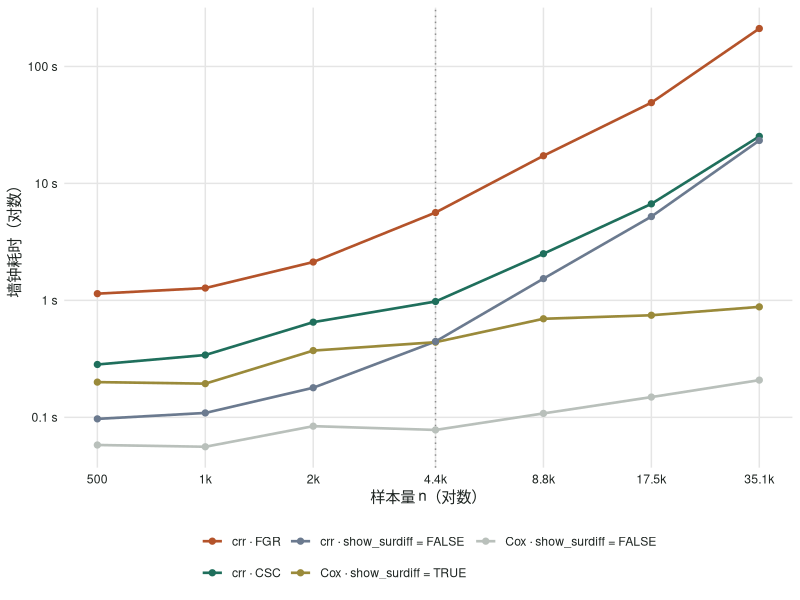
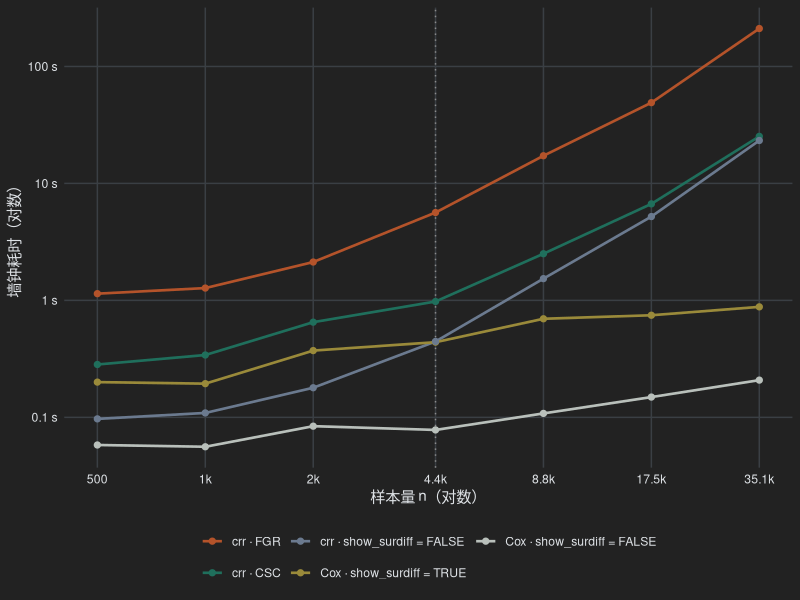
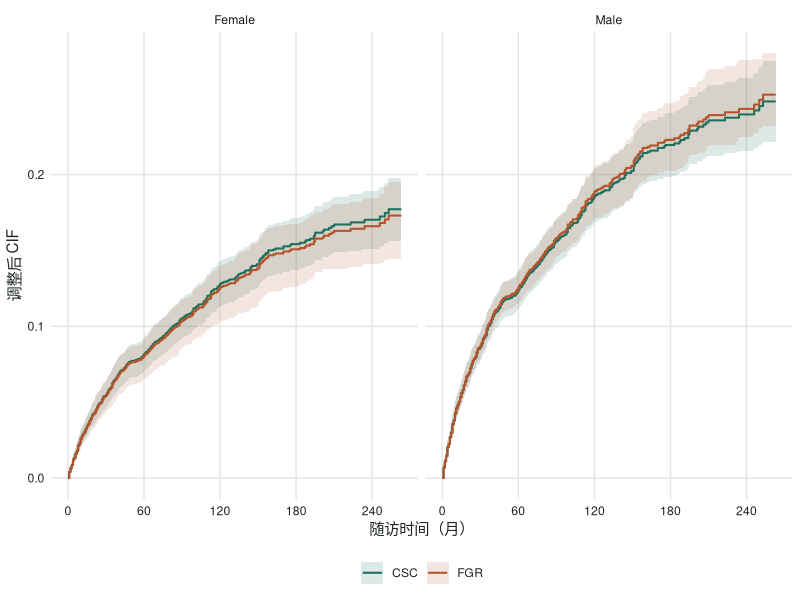
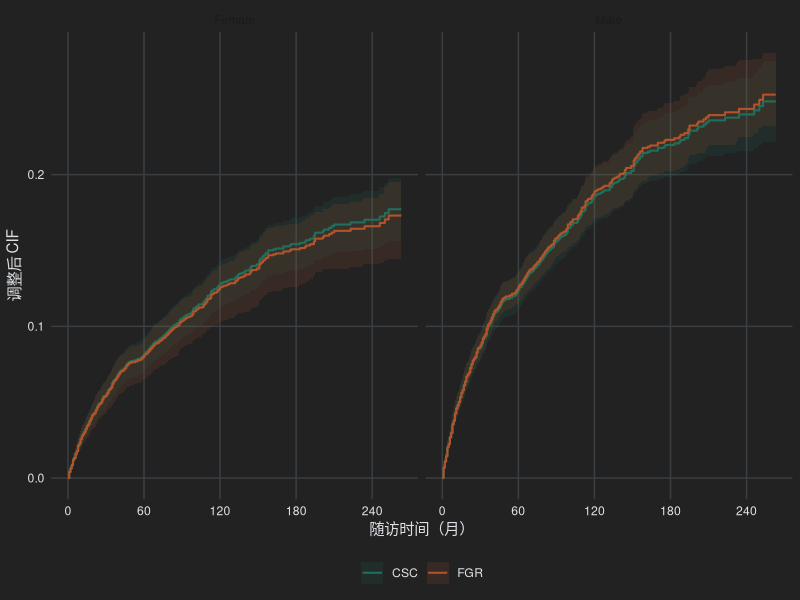
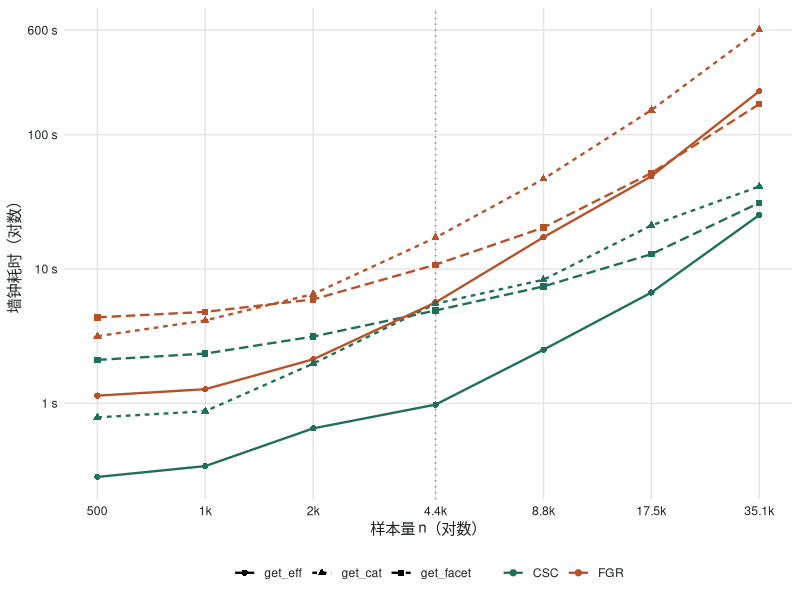
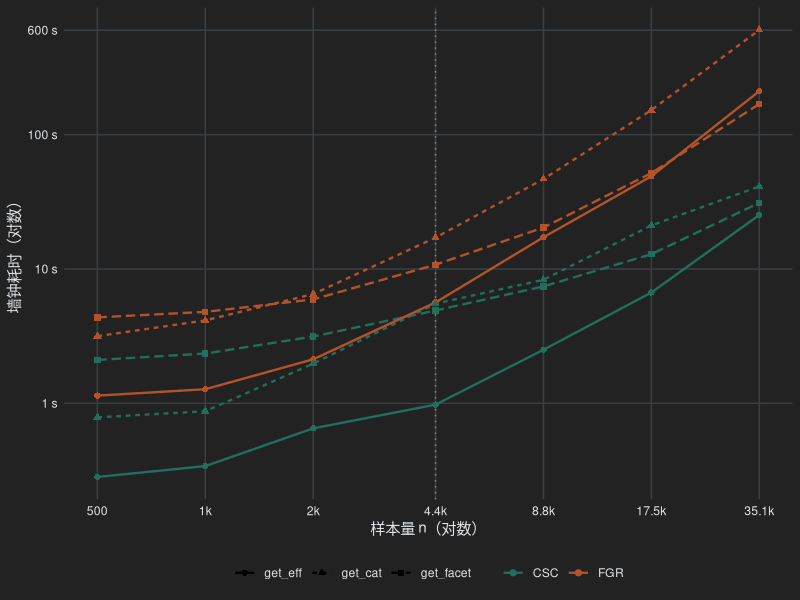

Recreate these plots in R, in order.
## ---- chunk 1
#| label: setup
#| include: false
t <- read.csv("bench/bench_timing.csv")
med <- aggregate(elapsed ~ n + cfg, t, median)
w <- reshape(med, idvar = "n", timevar = "cfg", direction = "wide")
names(w) <- sub("^elapsed\\.", "", names(w))
w <- w[order(w$n), ]
n_lab <- ifelse(w$n > 4387, paste0(w$n, "\\*"), w$n)
f2 <- function(x) ifelse(x < 10, sprintf("%.2f", x), sprintf("%.1f", x))
## ---- chunk 2
#| label: fig-timing
#| fig-alt: "单次 get_eff() 调用的墙钟耗时中位数（秒），双对数坐标。虚线右侧为重抽样放大的样本。"
#| echo: false
#| fig-cap: "单次 get_eff() 调用的墙钟耗时中位数（秒），双对数坐标。虚线右侧为重抽样放大的样本。"
#| fig-width: 7.5
#| fig-height: 4.2
#| renderings: [light, dark]
library(ggplot2)
lab <- c(crr_FGR = "crr · FGR", crr_CSC = "crr · CSC",
         crr_surdiff_FALSE = "crr · show_surdiff = FALSE",
         cox_surdiff_TRUE = "Cox · show_surdiff = TRUE",
         cox_surdiff_FALSE = "Cox · show_surdiff = FALSE")
col <- c("#b4532a", "#1f6f5c", "#6b7a8f", "#9a8a3a", "#b9c0bb")
med$cfg <- factor(med$cfg, levels = names(lab), labels = lab)
p <- ggplot(med, aes(n, elapsed, colour = cfg)) +
  geom_vline(xintercept = 4387, linetype = 3, colour = "grey55") +
  geom_line(linewidth = 0.9) + geom_point(size = 1.8) +
  scale_x_log10(breaks = unique(med$n), labels = function(x) ifelse(x >= 1000, paste0(round(x / 1000, 1), "k"), x)) +
  scale_y_log10(breaks = c(0.1, 1, 10, 100), labels = function(x) paste(x, "s")) +
  scale_colour_manual(values = col, name = NULL) +
  labs(x = "样本量 n（对数）", y = "墙钟耗时（对数）") +
  guides(colour = guide_legend(nrow = 2))
th <- function(fg, bg, grid) theme_minimal(base_size = 11) +
  theme(legend.position = "bottom", panel.grid.minor = element_blank(),
        panel.grid.major = element_line(colour = grid),
        text = element_text(colour = fg), axis.text = element_text(colour = fg),
        plot.background = element_rect(fill = bg, colour = NA))
p + th("#1d2421", "white", "grey90")
p + th("#dee2e6", "#222222", "#3a3f44")
## ---- chunk 3
#| label: tbl-timing
#| echo: false
#| tbl-cap: "墙钟耗时中位数（秒）。CIF 增量 = 该后端总耗时 − show_surdiff = FALSE，即生成 sur_unadj + sur_direct 两张表多花的时间。"
ic <- w$crr_CSC - w$crr_surdiff_FALSE
ig <- w$crr_FGR - w$crr_surdiff_FALSE
knitr::kable(data.frame(
  n = n_lab,
  `surdiff=FALSE` = f2(w$crr_surdiff_FALSE),
  `CSC 总` = f2(w$crr_CSC), `FGR 总` = f2(w$crr_FGR),
  `FGR/CSC 总` = sprintf("%.1f×", w$crr_FGR / w$crr_CSC),
  `CSC CIF 增量` = f2(ic), `FGR CIF 增量` = f2(ig),
  `FGR/CSC 增量` = sprintf("%.0f×", ig / ic),
  check.names = FALSE), align = "rrrrrrrr")
## ---- chunk 4
#| label: tbl-surdiff
#| echo: false
#| tbl-cap: "打开 show_surdiff 比关闭时多花的墙钟时间（秒），以及总耗时是关闭时的多少倍。"
knitr::kable(data.frame(
  n = n_lab,
  `crr·FGR 增量` = paste0("+", f2(w$crr_FGR - w$crr_surdiff_FALSE)),
  `倍数 ` = sprintf("%.1f×", w$crr_FGR / w$crr_surdiff_FALSE),
  `crr·CSC 增量` = paste0("+", f2(w$crr_CSC - w$crr_surdiff_FALSE)),
  `倍数  ` = sprintf("%.1f×", w$crr_CSC / w$crr_surdiff_FALSE),
  `Cox 增量` = paste0("+", f2(w$cox_surdiff_TRUE - w$cox_surdiff_FALSE)),
  `倍数   ` = sprintf("%.1f×", w$cox_surdiff_TRUE / w$cox_surdiff_FALSE),
  check.names = FALSE), align = "rrrrrrr")
## ---- chunk 5
#| label: tbl-getcat-timing
#| echo: false
#| tbl-cap: "get_cat() 墙钟耗时中位数（秒）。额外耗时 = get_cat − 同一数据上的 get_eff（show_surdiff = TRUE），即曲线和多时点 ΔCIF 两块多花的时间。"
gc <- read.csv("bench/getcat_timing.csv")
gm <- aggregate(elapsed ~ n + model, gc, median)
gw <- reshape(gm, idvar = "n", timevar = "model", direction = "wide")
names(gw) <- sub("^elapsed\\.", "", names(gw))
gw <- merge(gw[order(gw$n), ], w[, c("n", "crr_FGR", "crr_CSC")], by = "n")
knitr::kable(data.frame(
  n = ifelse(gw$n > 4387, paste0(gw$n, "\\*"), gw$n),
  `CSC` = f2(gw$CSC), `FGR` = f2(gw$FGR),
  `FGR/CSC` = sprintf("%.1f×", gw$FGR / gw$CSC),
  `CSC 额外` = f2(gw$CSC - gw$crr_CSC), `FGR 额外` = f2(gw$FGR - gw$crr_FGR),
  check.names = FALSE), align = "rrrrrr")
## ---- chunk 6
#| label: fig-getcat-curves
#| fig-alt: "n = 4387（完整数据）时 get_cat() 画出的调整后 CIF 曲线：FGR（bootstrap CI）与 CSC（解析 CI）叠加。"
#| echo: false
#| fig-cap: "n = 4387（完整数据）时 get_cat() 画出的调整后 CIF 曲线：FGR（bootstrap CI）与 CSC（解析 CI）叠加。"
#| fig-width: 7.5
#| fig-height: 3.8
#| renderings: [light, dark]
cv <- read.csv("bench/getcat_curves.csv")
c4 <- cv[cv$n == 4387, ]
pc <- ggplot(c4, aes(time, cif, colour = model, fill = model)) +
  geom_ribbon(aes(ymin = ci_lower, ymax = ci_upper), alpha = 0.15, colour = NA) +
  geom_step(linewidth = 0.7) +
  facet_wrap(~ group) +
  scale_colour_manual(values = c(FGR = "#b4532a", CSC = "#1f6f5c"), name = NULL) +
  scale_fill_manual(values = c(FGR = "#b4532a", CSC = "#1f6f5c"), name = NULL) +
  scale_x_continuous(breaks = seq(0, 240, 60)) +
  labs(x = "随访时间（月）", y = "调整后 CIF")
pc + th("#1d2421", "white", "grey90")
pc + th("#dee2e6", "#222222", "#3a3f44")
## ---- chunk 7
#| label: tbl-getcat-curve-agree
#| echo: false
#| tbl-cap: "整条曲线上 FGR 与 CSC 的差异。最大点差取所有时间点、两个组中 |CIF(FGR) − CIF(CSC)| 的最大值；CI 宽度比取 12 个月以后各时间点 CSC/FGR 宽度比的均值。"
ag <- do.call(rbind, lapply(sort(unique(cv$n)), function(nn) {
  m <- merge(cv[cv$n == nn & cv$model == "FGR", ], cv[cv$n == nn & cv$model == "CSC", ],
             by = c("time", "group"), suffixes = c(".f", ".c"))
  m <- m[m$time > 0, ]
  dd <- abs(m$cif.f - m$cif.c); k <- m$time >= 12
  data.frame(n = ifelse(nn > 4387, paste0(nn, "\\*"), nn),
             `时间点数` = length(unique(m$time)),
             `最大点差` = sprintf("%.4f", max(dd)),
             `出现位置` = sprintf("%s，%d 月", m$group[which.max(dd)], m$time[which.max(dd)]),
             `CI 宽度比 CSC/FGR` = sprintf("%.2f", mean((m$ci_upper.c - m$ci_lower.c)[k] / (m$ci_upper.f - m$ci_lower.f)[k])),
             check.names = FALSE)
}))
knitr::kable(ag, align = "rrrrr")
## ---- chunk 8
#| label: tbl-getcat-mul
#| echo: false
#| tbl-cap: "cat$Mul：Female − Male 的 ΔCIF（95% CI）与 P。加粗行为两个后端在 α = 0.05 下结论不同。"
mu <- read.csv("bench/getcat_mul.csv")
fm <- function(x) sprintf("%.4f (%.4f, %.4f)", x$estimate, x$conf.low, x$conf.high)
fp <- function(p) ifelse(p < 0.001, sprintf("%.1e", p), sprintf("%.3f", p))
mf <- mu[mu$model == "FGR", ]; mc <- mu[mu$model == "CSC", ]
mm <- merge(mf, mc, by = c("n", "time"), suffixes = c(".f", ".c"))
mm <- mm[order(mm$n, mm$time), ]
tab <- data.frame(
  n = ifelse(mm$n > 4387, paste0(mm$n, "\\*"), mm$n), `时间` = sub("-years", " 年", mm$time),
  `FGR ΔCIF` = fm(setNames(mm[, c("estimate.f", "conf.low.f", "conf.high.f")], c("estimate", "conf.low", "conf.high"))),
  `FGR P` = fp(mm$p_value.f),
  `CSC ΔCIF` = fm(setNames(mm[, c("estimate.c", "conf.low.c", "conf.high.c")], c("estimate", "conf.low", "conf.high"))),
  `CSC P` = fp(mm$p_value.c), check.names = FALSE)
flip <- (mm$p_value.f < 0.05) != (mm$p_value.c < 0.05)
tab[flip, ] <- lapply(tab[flip, ], function(x) paste0("**", x, "**"))
knitr::kable(tab, align = "rlrrrr")
## ---- chunk 9
#| label: tbl-getfacet-timing
#| echo: false
#| tbl-cap: "get_facet() 墙钟耗时中位数（秒）。「开」「关」指 show_surdiff；增量 = 开 − 关。"
gf <- read.csv("bench/getfacet_timing.csv")
fmed <- aggregate(elapsed ~ n + cfg, gf, median)
fw <- reshape(fmed, idvar = "n", timevar = "cfg", direction = "wide")
names(fw) <- sub("^elapsed\\.", "", names(fw))
fw <- fw[order(fw$n), ]
knitr::kable(data.frame(
  n = ifelse(fw$n > 4387, paste0(fw$n, "\\*"), fw$n),
  `CSC 关` = f2(fw$CSC_surdiff_FALSE), `CSC 开` = f2(fw$CSC_surdiff_TRUE),
  `FGR 关` = f2(fw$FGR_surdiff_FALSE), `FGR 开` = f2(fw$FGR_surdiff_TRUE),
  `FGR/CSC（开）` = sprintf("%.1f×", fw$FGR_surdiff_TRUE / fw$CSC_surdiff_TRUE),
  `CSC 增量` = paste0("+", f2(fw$CSC_surdiff_TRUE - fw$CSC_surdiff_FALSE)),
  `FGR 增量` = paste0("+", f2(fw$FGR_surdiff_TRUE - fw$FGR_surdiff_FALSE)),
  check.names = FALSE), align = "rrrrrrrr")
## ---- chunk 10
#| label: tbl-getfacet-agree
#| echo: false
#| tbl-cap: "get_facet 内嵌表中 Male 行的 SD（Female − Male 的 120 个月 CIF 差，95% CI）与 P。HR 列在两个后端之间完全相同，只列一次。"
ft <- read.csv("bench/getfacet_table.csv")
ft <- ft[order(ft$n, ft$stratum != "below_54"), ]
knitr::kable(data.frame(
  n = ifelse(ft$n > 4387, paste0(ft$n, "\\*"), ft$n), `分层` = ft$stratum,
  `FGR SD` = trimws(ft$SD_FGR), `FGR P` = trimws(ft$p_FGR),
  `CSC SD` = trimws(ft$SD_CSC), `CSC P` = trimws(ft$p_CSC),
  `HR（两者相同）` = trimws(ft$HR), check.names = FALSE), align = "rlrrrrr")
## ---- chunk 11
#| label: tbl-getfacet-curve
#| echo: false
#| tbl-cap: "get_facet 曲线（sur.data）上 FGR 与 CSC 的差异：两个分层、两个组、所有时间点中的最大 |CIF 差|，以及 12 个月以后 CI 宽度比（CSC/FGR）的均值。"
fc <- read.csv("bench/getfacet_curve_agree.csv")
knitr::kable(data.frame(
  n = ifelse(fc$n > 4387, paste0(fc$n, "\\*"), fc$n),
  `最大点差` = sprintf("%.4f", fc$max_diff), `出现位置（分层 / 组，月）` = fc$where,
  `CI 宽度比 CSC/FGR` = sprintf("%.2f", fc$width_ratio), check.names = FALSE), align = "rrrr")
## ---- chunk 12
#| label: fig-three-funcs
#| fig-alt: "三个函数在 FGR 与 CSC 下的墙钟耗时中位数（秒），双对数坐标。get_eff 与 get_facet 均为 show_surdiff = TRUE。"
#| echo: false
#| fig-cap: "三个函数在 FGR 与 CSC 下的墙钟耗时中位数（秒），双对数坐标。get_eff 与 get_facet 均为 show_surdiff = TRUE。"
#| fig-width: 7.5
#| fig-height: 4
#| renderings: [light, dark]
all3 <- rbind(
  data.frame(n = w$n, fun = "get_eff", model = "FGR", elapsed = w$crr_FGR),
  data.frame(n = w$n, fun = "get_eff", model = "CSC", elapsed = w$crr_CSC),
  data.frame(n = gw$n, fun = "get_cat", model = "FGR", elapsed = gw$FGR),
  data.frame(n = gw$n, fun = "get_cat", model = "CSC", elapsed = gw$CSC),
  data.frame(n = fw$n, fun = "get_facet", model = "FGR", elapsed = fw$FGR_surdiff_TRUE),
  data.frame(n = fw$n, fun = "get_facet", model = "CSC", elapsed = fw$CSC_surdiff_TRUE))
all3$fun <- factor(all3$fun, levels = c("get_eff", "get_cat", "get_facet"))
p3 <- ggplot(all3, aes(n, elapsed, colour = model, linetype = fun, shape = fun)) +
  geom_vline(xintercept = 4387, linetype = 3, colour = "grey55") +
  geom_line(linewidth = 0.8) + geom_point(size = 1.8) +
  scale_x_log10(breaks = unique(all3$n), labels = function(x) ifelse(x >= 1000, paste0(round(x / 1000, 1), "k"), x)) +
  scale_y_log10(breaks = c(1, 10, 100, 600), labels = function(x) paste(x, "s")) +
  scale_colour_manual(values = c(FGR = "#b4532a", CSC = "#1f6f5c"), name = NULL) +
  scale_linetype_manual(values = c(get_eff = "solid", get_cat = "22", get_facet = "42"), name = NULL) +
  scale_shape_manual(values = c(get_eff = 16, get_cat = 17, get_facet = 15), name = NULL) +
  labs(x = "样本量 n（对数）", y = "墙钟耗时（对数）")
p3 + th("#1d2421", "white", "grey90")
p3 + th("#dee2e6", "#222222", "#3a3f44")
